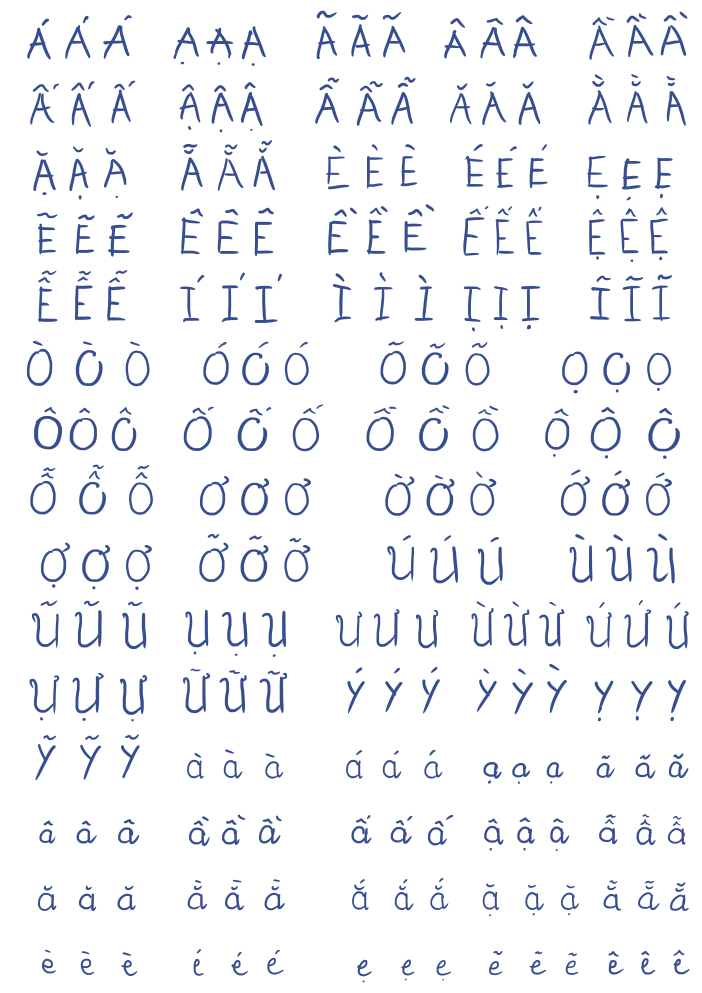
#> input picture bang chu cai 1-2.png, 3508 x 4961 px, given in place of 32-3.png, which was not available (shown at 1/5 size)
$ python resize.py   (older library calls are emulated)
#> lines starting #> are read from the running program, lines starting #| are printed output that depends on the picture
#!/usr/bin/env python3

import os
from PIL import Image

def Resize_hsize(hsize, path_img): # hàm đổi size ảnh theo chiều cao
	img = Image.open(path_img)
	wpercent = (hsize/float(img.size[1]))
	basewidth = int((float(img.size[0])*float(wpercent)))
	img = img.resize((basewidth,hsize), Image.ANTIALIAS)
	img.save(path_img)

def Resize_basewidth(basewidth, path_img): # hàm đổi size ảnh theo chiều rộng
#> called with basewidth = 50
	img = Image.open(path_img)
#> img is the input picture: PIL image 3508x4961 RGBA; mean R, G, B, A 242.2, 243.7, 247.9, 255
	wpercent = (basewidth/float(img.size[0]))
#> wpercent = 0.0143
	hsize = int((float(img.size[1])*float(wpercent)))
#> hsize = 70
	img = img.resize((basewidth,hsize), Image.ANTIALIAS)
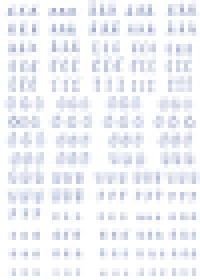
#> img: PIL image 50x70 RGBA (shown 4 times larger); mean R, G, B, A 241, 242.6, 247.3, 255
	img.save(path_img)


def Resizefolder(path):  # hàm đổi size nhiều ảnh trong 1 folder
	os.chdir(path)
	for file in os.listdir():
		if file.endswith(".png") or file.endswith(".jpg") or file.endswith(".jpeg"):
			print(os.path.join(path, file))
			path_img = os.path.join(path, file)
			Resize_hsize(120, path_img)  # tuỳ chọn hàm đổi size theo chiều cao hay chiều rộng


def main():
	path = "/Users/abc/Documents/Code_doAn/Text-to-Handwriting-master/data/32-3.png"
	Resize_basewidth(50, path)  # nếu đổi size 1 ảnh thì gọi hàm Resize_hsize hoặc Resize_basewidth

if __name__ == '__main__':
	main()

$ run again, on A4/A4T1.png
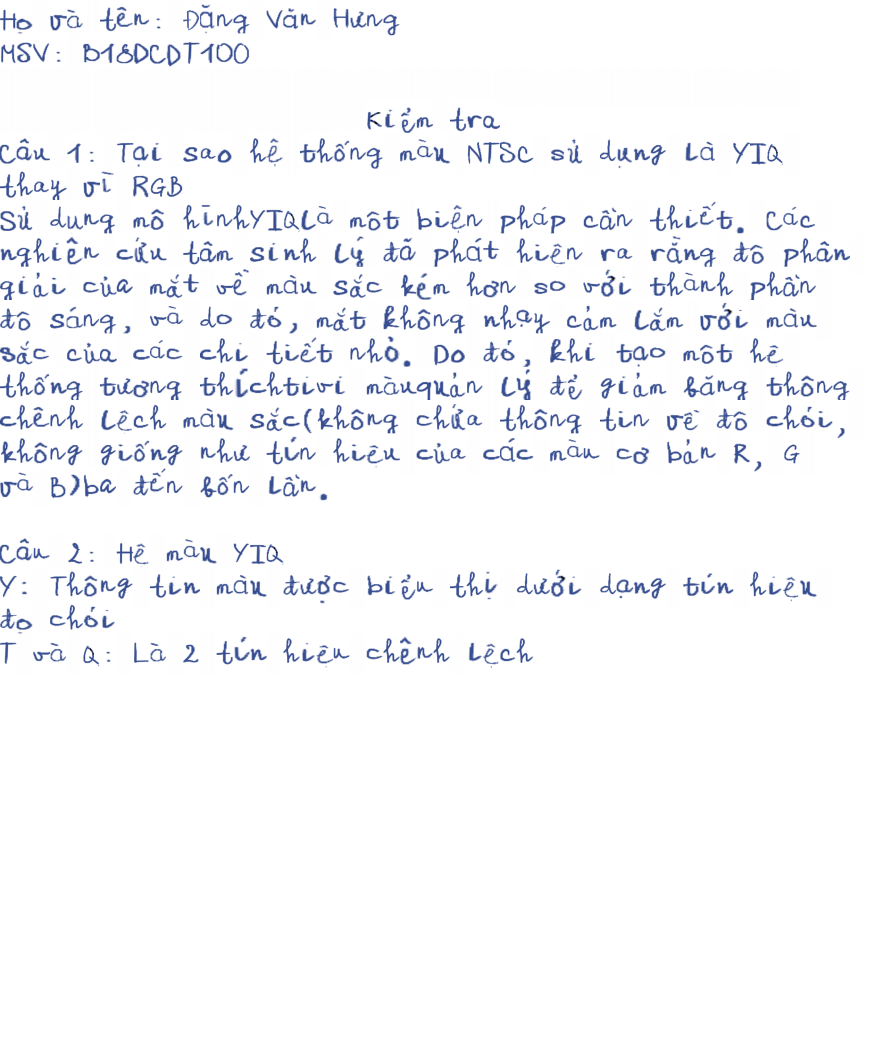
#> input picture A4/A4T1.png, 2632 x 3176 px, given in place of 32-3.png, which was not available (shown at 1/3 size)
#> in Resize_basewidth, img is the input picture: PIL image 2632x3176 RGB; mean R, G, B 246, 247, 250
#> in Resize_basewidth, `img = img.resize((basewidth,hsize), Image.ANTIALIAS)`:
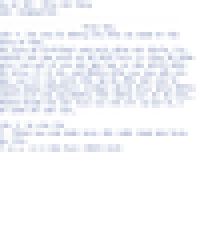
#> img: PIL image 50x60 RGB (shown 4 times larger); mean R, G, B 245.5, 246.6, 249.7
